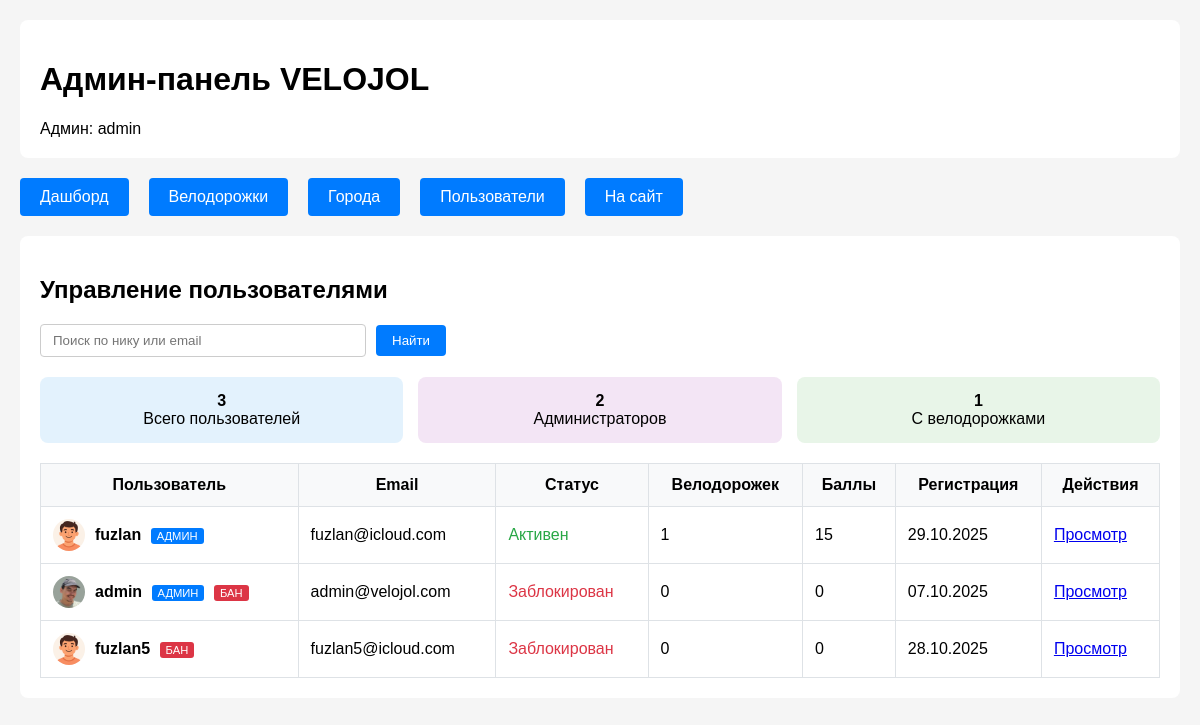
Page /admin/users (signed in) on the committed database.
### app/models/user.py (models this page shows, shortened)
class User(UserMixin, db.Model):
    __tablename__ = 'users'
    id = db.Column(db.Integer, primary_key=True)
    email = db.Column(db.String(120), unique=True, nullable=False, index=True)
    password_hash = db.Column(db.String(128), nullable=False)
    nickname = db.Column(db.String(64), unique=True, nullable=False, index=True)
    is_admin = db.Column(db.Boolean, default=False, nullable=False)
    is_banned = db.Column(db.Boolean, default=False, nullable=False)
    ban_reason = db.Column(db.Text, nullable=True)
    manual_score = db.Column(db.Integer, default=0, nullable=False)  # Баллы от админа
    banned_at = db.Column(db.DateTime, nullable=True)
    banned_by = db.Column(db.Integer, db.ForeignKey('users.id'), nullable=True)
    avatar_url = db.Column(db.String(256))
    strava_url = db.Column(db.String(256))
    komoot_url = db.Column(db.String(256))
    telegram_url = db.Column(db.String(256))
    instagram_url = db.Column(db.String(256))
    created_at = db.Column(db.DateTime, default=lambda: datetime.now(timezone.utc), nullable=False)
    updated_at = db.Column(db.DateTime, default=lambda: datetime.now(timezone.utc), onupdate=lambda: datetime.now(timezone.utc))
    bikelanes = db.relationship('BikeLane', foreign_keys='BikeLane.user_id', backref='author', lazy='dynamic')
    notifications = db.relationship('Notification', backref='user', lazy='dynamic')
    @property
    def display_avatar(self):
        print(f"DEBUG: display_avatar called, avatar_url = {self.avatar_url}")
        if self.avatar_url:
            if self.avatar_url.startswith('uploads/'):
                avatar_url = url_for('static', filename=self.avatar_url)
                print(f"DEBUG: Generated avatar URL: {avatar_url}")
                return avatar_url
            elif self.avatar_url.startswith('http'):
                return self.avatar_url
            else:
                return url_for('static', filename=self.avatar_url)
        default_url = url_for('static', filename='img/avatar-placeholder.jpg')
        print(f"DEBUG: Using default avatar: {default_url}")
        return default_url
    def get_bikelanes_count(self):
        return self.bikelanes.count()
    def get_total_score(self):
        approved_bikelanes = self.bikelanes.filter_by(status='approved')
        return sum(bl.score for bl in approved_bikelanes if bl.score) + self.manual_score

### app/models/bikelane.py (models this page shows, shortened)
class BikeLane(db.Model):
    __tablename__ = 'bikelanes'
    id = db.Column(db.Integer, primary_key=True)
    title = db.Column(db.String(200), nullable=False)
    description = db.Column(db.Text, nullable=False)
    city_id = db.Column(db.Integer, db.ForeignKey('cities.id'), nullable=True)
    city = db.Column(db.String(100), nullable=False)
    geometry = db.Column(db.Text, nullable=False)
    track_type = db.Column(db.String(50), nullable=False)
    quality = db.Column(db.Integer, nullable=False)
    has_parking = db.Column(db.Boolean, default=False, nullable=False)
    has_markings = db.Column(db.Boolean, default=False, nullable=False)
    has_signs = db.Column(db.Boolean, default=False, nullable=False)
    overall_quality = db.Column(db.Integer, nullable=True)
    photos = db.Column(db.Text, default='[]')
    videos = db.Column(db.Text, default='[]')
    status = db.Column(db.Enum('pending', 'approved', 'rejected', name='bikelane_status'),
                      default='pending', nullable=False)
    score = db.Column(db.Integer, default=0)
    admin_comment = db.Column(db.Text, nullable=True)
    moderated_at = db.Column(db.DateTime, nullable=True)
    moderated_by = db.Column(db.Integer, db.ForeignKey('users.id'), nullable=True)
    created_at = db.Column(db.DateTime, default=datetime.utcnow, nullable=False)
    updated_at = db.Column(db.DateTime, default=datetime.utcnow, onupdate=datetime.utcnow)
    user_id = db.Column(db.Integer, db.ForeignKey('users.id'), nullable=True)
    moderator = db.relationship('User', foreign_keys=[moderated_by], backref='moderated_bikelanes')

### app/routes/admin/users.py (the view, shortened to what this page needs)
@bp.route('/users')
@admin_required
def users():
    page = request.args.get('page', 1, type=int)
    search = request.args.get('search', '').strip()
    per_page = 20
    query = User.query
    query = query.order_by(
        User.is_admin.desc(),
        User.created_at.desc()
    )
    users = query.paginate(
        page=page,
        per_page=per_page,
        error_out=False
    )
    stats = {
        'total_users': User.query.count(),
        'admin_users': User.query.filter_by(is_admin=True).count(),
        'users_with_bikelanes': db.session.query(User.id).join(BikeLane, User.id == BikeLane.user_id).distinct().count(),
        'active_users_30d': User.query.filter(
            User.created_at >= db.func.date('now', '-30 days')
        ).count()
    }
    return render_template('admin/users.html',
                         users=users,
                         search=search,
                         stats=stats)

### app/routes/admin/__init__.py (called while the page is built)
def admin_required(f):
    @wraps(f)
    @login_required
    def decorated_function(*args, **kwargs):
        if not current_user.is_admin:
            return redirect(url_for('main.index'))
        return f(*args, **kwargs)
    return decorated_function

### app/templates/admin/users.html (shortened to what this page needs)
{% extends "admin/base.html" %}
{% block content %}
<h2>Управление пользователями</h2>
<div style="margin-bottom: 20px;">
    <form method="get" style="display: flex; gap: 10px; align-items: center;">
        <input type="text" name="search" value="{{ search }}" placeholder="Поиск по нику или email"
               style="padding: 8px 12px; border: 1px solid #ccc; border-radius: 4px; width: 300px;">
        <button type="submit" style="background: #007bff; color: white; border: none; padding: 8px 16px; border-radius: 4px;">
            Найти
        </button>
    </form>
</div>
<div style="display: grid; grid-template-columns: repeat(auto-fit, minmax(200px, 1fr)); gap: 15px; margin-bottom: 20px;">
    <div style="background: #e3f2fd; padding: 15px; border-radius: 8px; text-align: center;">
        <strong>{{ stats.total_users }}</strong><br>
        Всего пользователей
    </div>
    <div style="background: #f3e5f5; padding: 15px; border-radius: 8px; text-align: center;">
        <strong>{{ stats.admin_users }}</strong><br>
        Администраторов
    </div>
    <div style="background: #e8f5e8; padding: 15px; border-radius: 8px; text-align: center;">
        <strong>{{ stats.users_with_bikelanes }}</strong><br>
        С велодорожками
    </div>
</div>
{% if users.items %}
<table style="width: 100%; border-collapse: collapse;">
    <thead>
        <tr style="background: #f8f9fa;">
            <th style="padding: 12px; border: 1px solid #dee2e6;">Пользователь</th>
            <th style="padding: 12px; border: 1px solid #dee2e6;">Email</th>
            <th style="padding: 12px; border: 1px solid #dee2e6;">Статус</th>
            <th style="padding: 12px; border: 1px solid #dee2e6;">Велодорожек</th>
            <th style="padding: 12px; border: 1px solid #dee2e6;">Баллы</th>
            <th style="padding: 12px; border: 1px solid #dee2e6;">Регистрация</th>
            <th style="padding: 12px; border: 1px solid #dee2e6;">Действия</th>
        </tr>
    </thead>
    <tbody>
        {% for user in users.items %}
        <tr>
            <td style="padding: 12px; border: 1px solid #dee2e6;">
                <div style="display: flex; align-items: center; gap: 10px;">
                    <img src="{{ user.display_avatar }}" alt="Аватар" style="width: 32px; height: 32px; border-radius: 50%; object-fit: cover;">
                    <div>
                        <strong>{{ user.nickname }}</strong>
                        {% if user.is_admin %}
                            <span style="background: #007bff; color: white; padding: 2px 6px; border-radius: 3px; font-size: 0.7em; margin-left: 5px;">АДМИН</span>
                        {% endif %}
                        {% if user.is_banned %}
                            <span style="background: #dc3545; color: white; padding: 2px 6px; border-radius: 3px; font-size: 0.7em; margin-left: 5px;">БАН</span>
                        {% endif %}
                    </div>
                </div>
            </td>
            <td style="padding: 12px; border: 1px solid #dee2e6;">{{ user.email }}</td>
            <td style="padding: 12px; border: 1px solid #dee2e6;">
                {% if user.is_banned %}
                    <span style="color: #dc3545;">Заблокирован</span>
                {% else %}
                    <span style="color: #28a745;">Активен</span>
                {% endif %}
            </td>
            <td style="padding: 12px; border: 1px solid #dee2e6;">{{ user.get_bikelanes_count() }}</td>
            <td style="padding: 12px; border: 1px solid #dee2e6;">{{ user.get_total_score() }}</td>
            <td style="padding: 12px; border: 1px solid #dee2e6;">{{ user.created_at.strftime('%d.%m.%Y') }}</td>
            <td style="padding: 12px; border: 1px solid #dee2e6;">
                <a href="{{ url_for('admin.view_user', user_id=user.id) }}" class="btn-sm btn-primary">Просмотр</a>
            </td>
        </tr>
        {% endfor %}
    </tbody>
</table>
{% else %}
<p>Пользователи не найдены.</p>
{% endif %}
{% endblock %}

### app/templates/admin/base.html (shortened to what this page needs)
<!DOCTYPE html>
<html lang="ru">
<head>
    <link rel="stylesheet" href="https://unpkg.com/leaflet@1.9.4/dist/leaflet.css" />
</head>
<body>
    <div class="header">
        <h1>Админ-панель VELOJOL</h1>
        <span>Админ: {{ current_user.nickname }}</span>
    </div>
    <nav class="nav">
        <a href="{{ url_for('admin.dashboard') }}">Дашборд</a>
        <a href="{{ url_for('admin.bikelanes') }}">Велодорожки</a>
        <a href="{{ url_for('admin.cities') }}">Города</a>
        <a href="{{ url_for('admin.users') }}">Пользователи</a>
        <a href="{{ url_for('main.index') }}">На сайт</a>
    </nav>
    <div class="content">
        {% block content %}{% endblock %}
    </div>
</body>
</html>

### app/templates/admin/base.html (style rules this page uses)
body { font-family: Arial, sans-serif; margin: 0; padding: 20px; background: #f5f5f5; }
.header { background: white; padding: 20px; margin-bottom: 20px; border-radius: 8px; }
.nav { display: flex; gap: 20px; margin-bottom: 20px; }
.nav a { padding: 10px 20px; background: #007bff; color: white; text-decoration: none; border-radius: 4px; }
.content { background: white; padding: 20px; border-radius: 8px; }

### rows in the picture
User: nickname "admin", display_avatar (picture), is_admin "АДМИН", is_banned "БАН", email "admin@velojol.com", get_bikelanes_count "0", get_total_score "0", created_at "07.10.2025"
User: nickname "fuzlan", shows "АДМИН", email "fuzlan@icloud.com", is_banned "Активен", get_bikelanes_count "1", get_total_score "15", created_at "29.10.2025"
User: nickname "fuzlan5", is_banned "БАН", email "fuzlan5@icloud.com", get_bikelanes_count "0", get_total_score "0", created_at "28.10.2025"

### other values in the picture
{{ stats.total_users }} "3"
{{ stats.admin_users }} "2"
{{ stats.users_with_bikelanes }} "1"
